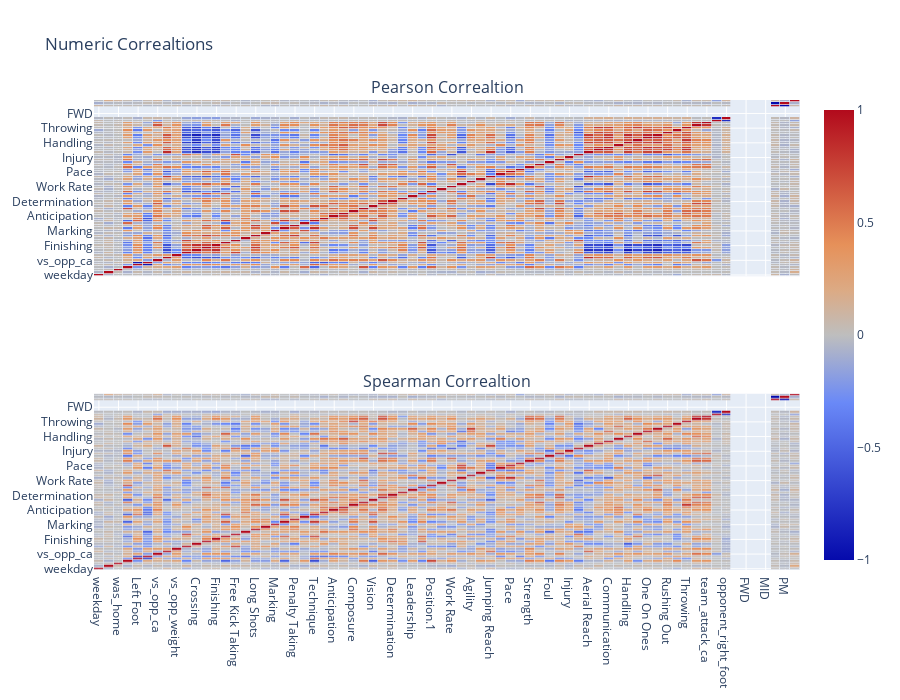

Notebook code cell kept with this figure:
### Code cell
# correlation for goalkeepers
plotNumericCorrelations(X_train, y_train, 'GK')

### Figure 1 — Plotly figure (JSON) as saved in the notebook; plotly's stock layout.template omitted (floating-point values rounded to 4 significant figures; data arrays with more than 128 entries replaced by an {"elided": "..."} marker saying what was removed)
{"data": [{"colorscale": [[1, "rgb(165,0,38)"], [0.8889, "rgb(215,48,39)"], [0.7778, "rgb(244,109,67)"], [0.6667, "rgb(253,174,97)"], [0.5556, "rgb(254,224,144)"], [0.4444, "rgb(224,243,248)"], [0.3333, "rgb(171,217,233)"], [0.2222, "rgb(116,173,209)"], [0.1111, "rgb(69,117,180)"], [0, "rgb(49,54,149)"]], "name": "pearson", "showscale": false, "type": "heatmap", "x": ["weekday", "minutes", "was_home", "Age", "Left Foot", "Right Foot", "vs_opp_ca", "vs_opp_height", "vs_opp_weight", "Corners", "Crossing", "Dribbling", "Finishing", "First Touch", "Free Kick Taking", "Heading", "Long Shots", "Long Throws", "Marking", "Passing", "Penalty Taking", "Tackling", "Technique", "Aggressiion", "Anticipation", "Bravery", "Composure", "Concentration", "Vision", "Decision", "Determination", "Flair", "Leadership", "Off The Ball", "Position.1", "Teamwork", "Work Rate", "Acceleration", "Agility", "Balance", "Jumping Reach", "Natural Fitness", "Pace", "Stamina", "Strength", "Stability", "Foul", "Contest performance", "Injury", "diversity", "Aerial Reach", "Command Of Area", "Communication", "Eccentricity", "Handling", "Kicking", "One On Ones", "Reflexes", "Rushing Out", "Punching", "Throwing", "team_defence_ca", "team_attack_ca", "opponent_left_foot", "opponent_right_foot", "DEF", "FWD", "GK", "MID", "AM", "PM", "total_points"], "xaxis": "x", "xgap": 0.7, "y": ["weekday", "minutes", "was_home", "Age", "Left Foot", "Right Foot", "vs_opp_ca", "vs_opp_height", "vs_opp_weight", "Corners", "Crossing", "Dribbling", "Finishing", "First Touch", "Free Kick Taking", "Heading", "Long Shots", "Long Throws", "Marking", "Passing", "Penalty Taking", "Tackling", "Technique", "Aggressiion", "Anticipation", "Bravery", "Composure", "Concentration", "Vision", "Decision", "Determination", "Flair", "Leadership", "Off The Ball", "Position.1", "Teamwork", "Work Rate", "Acceleration", "Agility", "Balance", "Jumping Reach", "Natural Fitness", "Pace", "Stamina", "Strength", "Stability", "Foul", "Contest performance", "Injury", "diversity", "Aerial Reach", "Command Of Area", "Communication", "Eccentricity", "Handling", "Kicking", "One On Ones", "Reflexes", "Rushing Out", "Punching", "Throwing", "team_defence_ca", "team_attack_ca", "opponent_left_foot", "opponent_right_foot", "DEF", "FWD", "GK", "MID", "AM", "PM", "total_points"], "yaxis": "y", "ygap": 0.7, "z": {"elided": "72x72 float values"}}, {"colorscale": [[1, "rgb(165,0,38)"], [0.8889, "rgb(215,48,39)"], [0.7778, "rgb(244,109,67)"], [0.6667, "rgb(253,174,97)"], [0.5556, "rgb(254,224,144)"], [0.4444, "rgb(224,243,248)"], [0.3333, "rgb(171,217,233)"], [0.2222, "rgb(116,173,209)"], [0.1111, "rgb(69,117,180)"], [0, "rgb(49,54,149)"]], "type": "heatmap", "x": ["weekday", "minutes", "was_home", "Age", "Left Foot", "Right Foot", "vs_opp_ca", "vs_opp_height", "vs_opp_weight", "Corners", "Crossing", "Dribbling", "Finishing", "First Touch", "Free Kick Taking", "Heading", "Long Shots", "Long Throws", "Marking", "Passing", "Penalty Taking", "Tackling", "Technique", "Aggressiion", "Anticipation", "Bravery", "Composure", "Concentration", "Vision", "Decision", "Determination", "Flair", "Leadership", "Off The Ball", "Position.1", "Teamwork", "Work Rate", "Acceleration", "Agility", "Balance", "Jumping Reach", "Natural Fitness", "Pace", "Stamina", "Strength", "Stability", "Foul", "Contest performance", "Injury", "diversity", "Aerial Reach", "Command Of Area", "Communication", "Eccentricity", "Handling", "Kicking", "One On Ones", "Reflexes", "Rushing Out", "Punching", "Throwing", "team_defence_ca", "team_attack_ca", "opponent_left_foot", "opponent_right_foot", "DEF", "FWD", "GK", "MID", "AM", "PM", "total_points"], "xaxis": "x2", "xgap": 0.7, "y": ["weekday", "minutes", "was_home", "Age", "Left Foot", "Right Foot", "vs_opp_ca", "vs_opp_height", "vs_opp_weight", "Corners", "Crossing", "Dribbling", "Finishing", "First Touch", "Free Kick Taking", "Heading", "Long Shots", "Long Throws", "Marking", "Passing", "Penalty Taking", "Tackling", "Technique", "Aggressiion", "Anticipation", "Bravery", "Composure", "Concentration", "Vision", "Decision", "Determination", "Flair", "Leadership", "Off The Ball", "Position.1", "Teamwork", "Work Rate", "Acceleration", "Agility", "Balance", "Jumping Reach", "Natural Fitness", "Pace", "Stamina", "Strength", "Stability", "Foul", "Contest performance", "Injury", "diversity", "Aerial Reach", "Command Of Area", "Communication", "Eccentricity", "Handling", "Kicking", "One On Ones", "Reflexes", "Rushing Out", "Punching", "Throwing", "team_defence_ca", "team_attack_ca", "opponent_left_foot", "opponent_right_foot", "DEF", "FWD", "GK", "MID", "AM", "PM", "total_points"], "yaxis": "y2", "ygap": 0.7, "z": {"elided": "72x72 float values"}}], "layout": {"annotations": [{"font": {"size": 16}, "showarrow": false, "text": "Pearson Correaltion", "x": 0.5, "xanchor": "center", "xref": "paper", "y": 1, "yanchor": "bottom", "yref": "paper"}, {"font": {"size": 16}, "showarrow": false, "text": "Spearman Correaltion", "x": 0.5, "xanchor": "center", "xref": "paper", "y": 0.375, "yanchor": "bottom", "yref": "paper"}], "height": 700, "hoverlabel": {"bgcolor": "white", "font": {"family": "Rockwell", "size": 16}}, "title": {"text": "Numeric Correaltions"}, "width": 900, "xaxis": {"anchor": "y", "domain": [0, 1], "matches": "x2", "showticklabels": false}, "xaxis2": {"anchor": "y2", "domain": [0, 1]}, "yaxis": {"anchor": "x", "domain": [0.625, 1]}, "yaxis2": {"anchor": "x2", "domain": [0, 0.375]}}}
